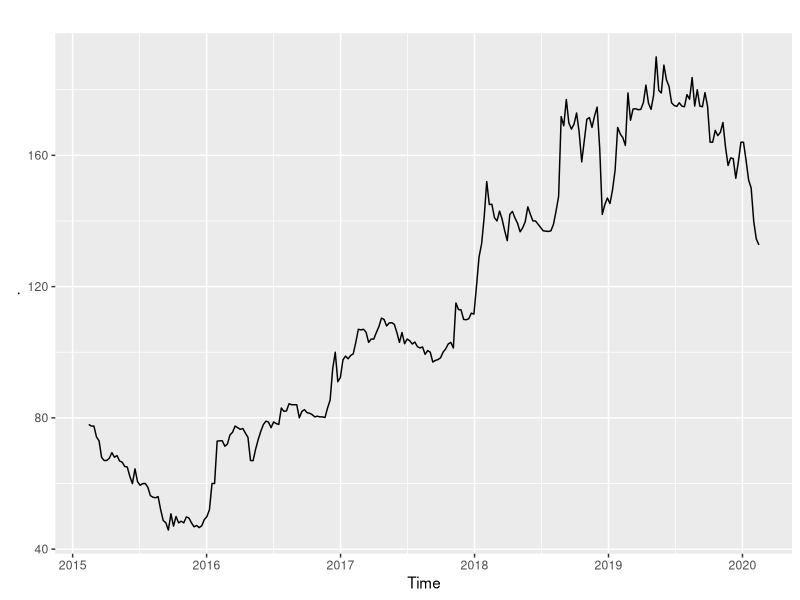
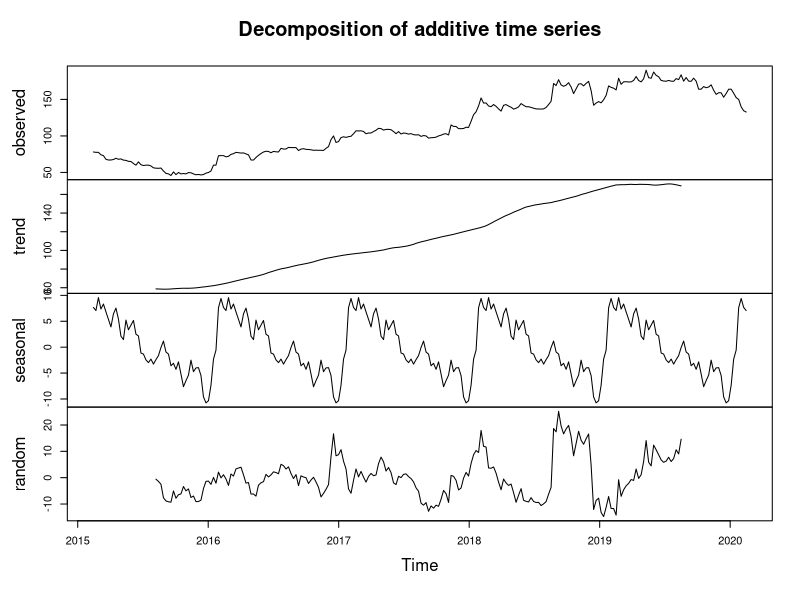
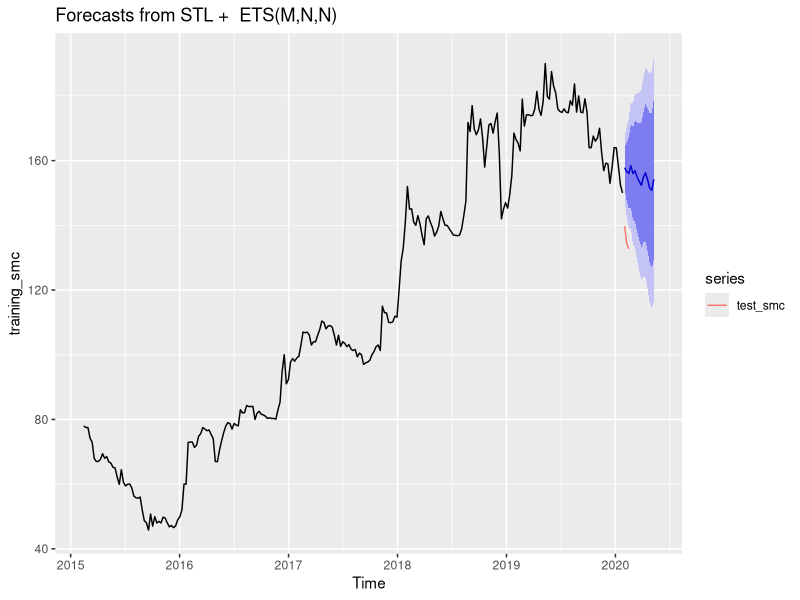
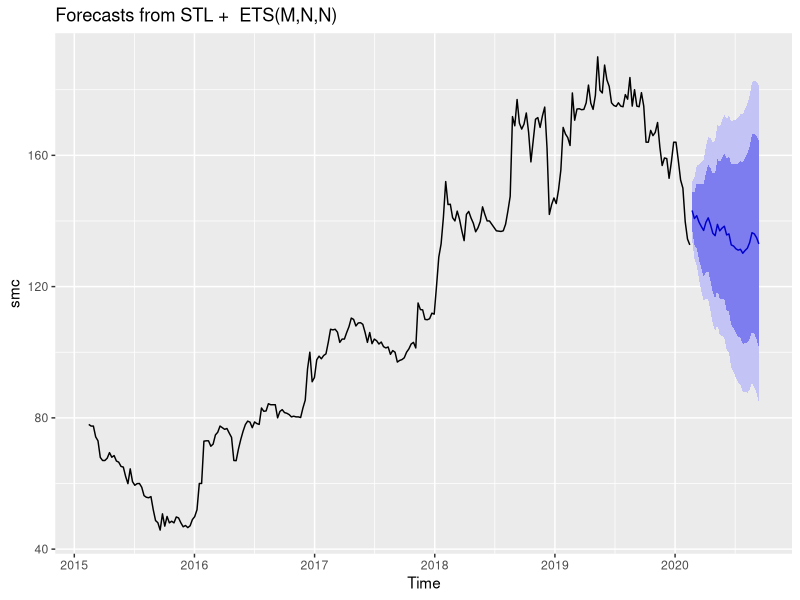

These charts were generated, in order, by the following R code:
## ---- chunk 1
library(forecast)
library(ggplot2)
library(readr)
## ---- chunk 2
SMC <- read_csv("SMC.csv", col_types = cols(Week = col_date(format = "%Y-%m-%d")))
smc <- ts(SMC[,2], freq=365.25/7, start=2015+44/365.25)
smc %>%
  autoplot()
## ---- chunk 3
plot(decompose(smc))
## ---- chunk 4
training_smc <- subset(smc, end=length(smc)-3)
test_smc <- subset(smc, start=length(smc)-2)
fc_training_smc<-forecast(training_smc)
fc_training_smc %>%
  forecast(h=15) %>%
  autoplot() +autolayer(test_smc)
## ---- chunk 5
fc_training_smc
## ---- chunk 6
fc_smc<-forecast(smc)
fc_smc %>%
forecast(h=30) %>%
  autoplot()
## ---- chunk 7
fc_smc
